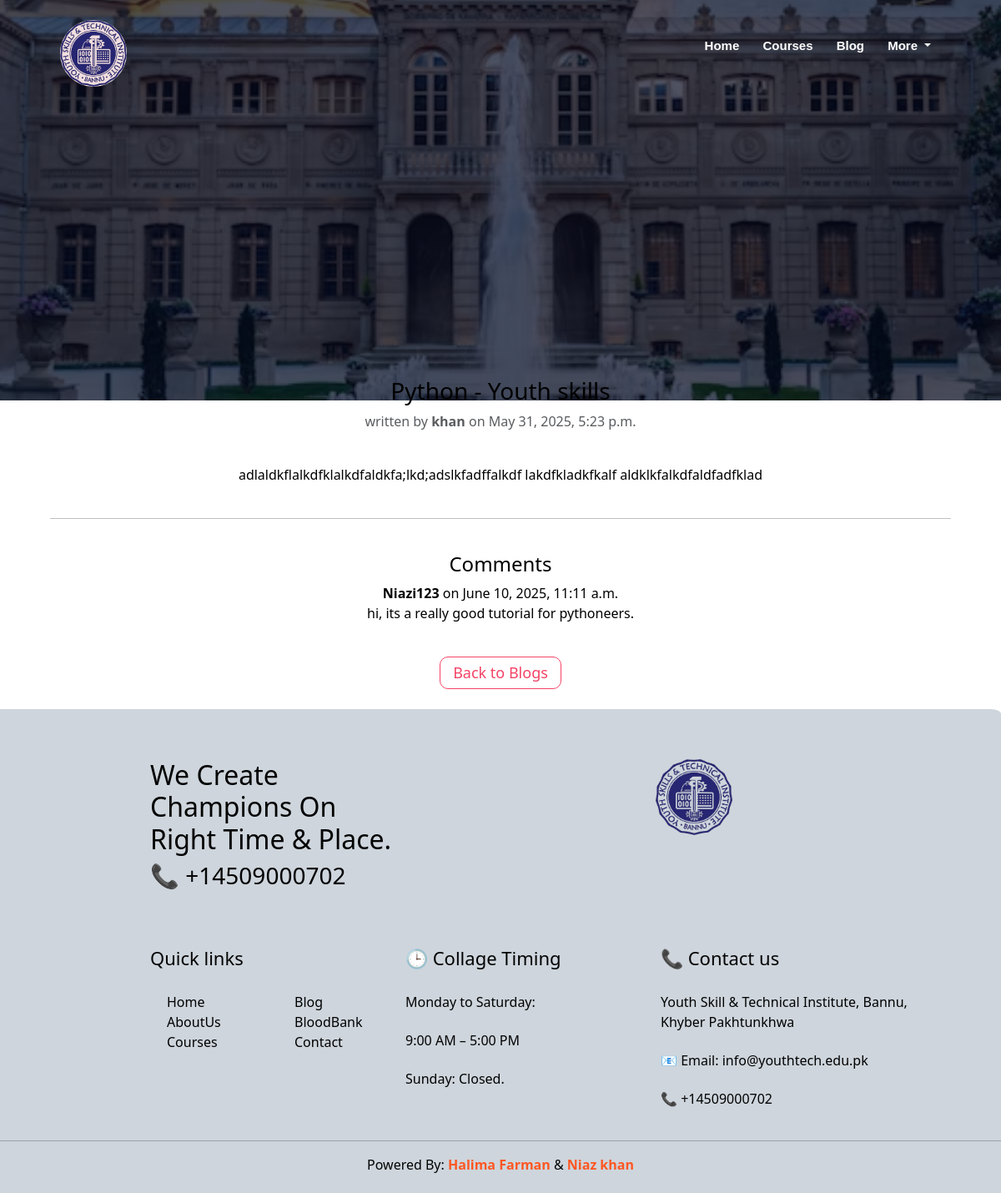
/blog/blog-detail/1/, run on the app's committed database.
### Blogs/models.py (models this page shows, shortened)
class BlogPost(models.Model):
    title = models.CharField(max_length=200)
    content = models.TextField()
    auther = models.ForeignKey(
        settings.AUTH_USER_MODEL,
        on_delete=models.CASCADE,
        related_name='blog_posts'
    )
    category = models.ForeignKey(Category, on_delete=models.SET_NULL, null=True, blank=True)
    created_at = models.DateTimeField(default=timezone.now)
    featured = models.BooleanField(default=False)

class Comments(models.Model):
    post = models.ForeignKey(BlogPost, on_delete=models.CASCADE, related_name='comments')
    auther = models.ForeignKey(
        settings.AUTH_USER_MODEL,
        on_delete=models.CASCADE,
        related_name='comments'
    )
    content = models.TextField()
    created_at = models.DateTimeField(auto_now_add=True)

### accounts/models.py (models this page shows)
class CustomUser(AbstractUser):
    ROLE_CHOICES = (
        ('admin', 'Admin'),
        ('enroller', 'Enroller'),
        ('student', 'Student'),
        ('guest','Guest'),
    )
    role = models.CharField(max_length=20, choices=ROLE_CHOICES, default='guest')

### Blogs/views.py (the view)
# urls.py: path('blog-detail/<id>/', views.blog_detail, name='blog_detail'),
def blog_detail(request, id):
    post = get_object_or_404(BlogPost, id=id)
    comments = post.comments.all().order_by('-created_at')
    form = CommentsForm(request.POST or None)
    if request.method == 'POST' and form.is_valid():
        comment = form.save(commit=False)
        comment.post = post
        comment.auther = request.user
        comment.save()
        return redirect('blog_detail', post.id)
    return render(request, 'blog_detail.html', {
        'post': post,
        'comments': comments,
        'form': form
        })

### Blogs/templates/blog_detail.html (shortened to what this page needs)
{% extends "base.html" %}
{% block nav %}
{% include "subnav.html" %}
{% endblock nav %}
{% block content %}
<div style="margin-top:25%; margin-left: 5%; margin-right: 5%; color: black;">
    <article>
        <br>
        <h3>
            {{ post.title }} - Youth skills
        </h3>
        <p class='text-muted'> written by
            <strong>
                {{ post.auther }}
            </strong>
            on {{ post.created_at }}
        </p>
        <br>
        <div>
            {{ post.content }}
        </div>
        <br>
        <hr>
        <br>
        <div>
            <h4>
                Comments
            </h4>
            {% for comment in comments %}
            <div class="mb-2">
                <strong>
                    {{ comment.auther }}
                </strong>
                on {{ comment.created_at }}
                <br>
                {{ comment.content|linebreaks }}
            </div>
            {% empty %}
            <p>
                No comments yet
            </p>
            {% endfor %}
        </div>
        <div>
            <br>
            <a href="{% url 'blogs' %}" class="red-btn hero-btn">Back to Blogs</a>
        </div>
    </article>
    <br>
</div>
{% endblock content %}

### templates/base.html (shortened to what this page needs)
{% load static %}
<!DOCTYPE html>
<html lang="en">
<head>
    <link href="https://cdn.jsdelivr.net/npm/bootstrap@5.3.3/dist/css/bootstrap.min.css" rel="stylesheet">
    <link rel="stylesheet" href="https://cdnjs.cloudflare.com/ajax/libs/font-awesome/6.7.2/css/all.min.css">
    <link rel="stylesheet" href="{% static 'style.css' %}">
    <link rel="stylesheet" href="https://cdnjs.cloudflare.com/ajax/libs/font-awesome/6.4.2/css/all.min.css">
    <link rel="stylesheet" href="https://cdn.jsdelivr.net/npm/bootstrap-icons@1.11.3/font/bootstrap-icons.css">
    <link href="https://cdn.jsdelivr.net/npm/bootstrap@5.3.3/dist/css/bootstrap.min.css" rel="stylesheet">
    <link href="https://cdn.jsdelivr.net/npm/bootstrap-icons@1.11.3/font/bootstrap-icons.css" rel="stylesheet">
</head>
<body>
    {% block nav %}
    {% endblock nav %}
   <div class="my_body">
       {% block content %}
       {% endblock %}
   </div>
   {% include "footer.html" %}
</body>
</html>

### templates/subnav.html (shortened to what this page needs)
{% load static %}
<section class="sub-header">
    <nav>
        <a href="{% url 'home' %}">
            <img src="{% static 'images/logo.png' %}" alt="logo">
        </a>
        <div class="nav-links">
            <ul>
                <li>
                    <a href="{% url 'home' %}">
                        Home
                    </a>
                </li>
                <li>
                    <a href="{% url 'programs' %}">
                        Courses
                    </a>
                </li>
                <li>
                    <a href="{% url 'blogs'%}">
                        Blog
                    </a>
                </li>
                <li class="dropdown">
                    <a href="#" class="dropdown-toggle" data-bs-toggle="dropdown" aria-expanded="false">
                        More
                    </a>
                </li>
            </ul>
        </div>
    </nav>

### templates/footer.html (shortened to what this page needs)
{% load static %}
<footer class="footer">
    <div class="container1">
        <div class="footer-inner">
            <div class="footer-top">
                <h2>
                    We Create Champions On Right Time &amp Place.
                </h2>
                <h3>
                    📞 +14509000702
                </h3>
            </div>
        </div>
        <div class="footer-inner">
                <img src="{% static 'images/logo.png' %}" alt="this is logo" style="width:30%; margin-left: 300px; border-radius: 10px;">
        </div>
    </div>
    <div class="container1">
        <div class="footer-inner">
            <h4>
                Quick links
            </h4>
            <div class="footer-menu">
                <ul>
                    <div style="display: flex;">
                        <ul style="flex: 1; list-style: none; padding-left: 0px;">
                            <li>
                                <a href="{% url 'home' %}">
                                    Home
                                </a>
                            </li>
                            <li>
                                <a href="{% url 'about'%}">
                                    AboutUs
                                </a>
                            </li>
                            <li>
                                <a href="{% url 'programs' %}">
                                    Courses
                                </a>
                            </li>
                        </ul>
                        <ul style="flex: 1; list-style: none; padding-left: 0;">
                            <li>
                                <a href="{% url 'blogs'%}">
                                    Blog
                                </a>
                            </li>
                            <li>
                                <a href="{% url 'donation_list'%}">
                                    BloodBank
                                </a>
                            </li>
                            <li>
                                <a href="">
                                    Contact
                                </a>
                            </li>
                        </ul>
                    </div>
                </ul>
            </div>
        </div>
        <div class="footer-inner">
            <h4>
                🕒 Collage Timing
            </h4>
            <p>
                 Monday to Saturday:
            </p>
            <p>
                9:00 AM – 5:00 PM
            </p>
            <p>
                Sunday: Closed.
            </p>
        </div>
        <div class="footer-inner">
            <h4>
                📞 Contact us
            </h4>
            <div class="contact-info">
                <p>
                    Youth Skill & Technical Institute, Bannu,<br> Khyber Pakhtunkhwa
                </p>
                <p>
                    📧 Email:
                    info@youthtech.edu.pk
                </p>
                <p>
                    📞 +14509000702
                </p>
            </div>
        </div>
    </div>
    <hr>
    <div class="devloper">
        <p>
            Powered By:
            <a href="http://www.linkedin.com/in/halima-farman-255244306" target="blank">
                Halima Farman
            </a>
            &amp
            <a href="http://www.linkedin.com/in/niaz-khan-043057366" target="blank">
                Niaz khan
            </a>
        </p>
    </div>
</footer>

### static/style.css (style rules this page uses)
* { margin: 0; padding: 0; }
nav { display: flex; padding: 2% 6%; justify-content: space-between; align-items: center; }
nav img { width: 80px; background-color: #f1dfdf; border-radius: 50%; }
.nav-links { flex: 1; text-align: right; }
.nav-links ul li { list-style: none; display: inline-block; padding: 8px 12px; position: relative; }
.nav-links ul li::after { content: ''; width: 0%; height: 3px; background-color: #f44366; display: block; margin: auto; transition: 0.3s; border-radius: 10px; }
.nav-links ul li a { text-decoration: none; color: white; font-size: 15px; font-family: sans-serif; font-weight: 600; }
.hero-btn { display: inline-block; text-decoration: none; color: white; border: 1px solid white; padding: 5px 15px; font-size: 18px; background: transparent; position: relative; cursor: pointer; border-radius: 10px; }
.sub-header { height: 60vh; width: 100%; background-image: linear-gradient(rgba(4,9,30,0.7),rgba(4,9,30,0.7)), url(pic1.avif); background-position: center; background-size: cover; text-align: center; color: white; }
.red-btn { border: 1px solid #f44366; background: transparent; color: #f44366; }
.footer { background-color: rgb(206, 213, 220); width: 100%; float: left; color: rgb(2, 2, 2); border-top-right-radius: 1%; }
.container1 { width: 100%; padding-top: 5%; padding-left: 15%; display: flex; justify-content: left; text-align: left; }
.footer-inner { flex-basis: 30%; width: 30%; float: left; justify-content: space-between; }
.footer h4 { font-size: 22px; padding-bottom: 20px; }
.footer p { font-size: 16px; padding-bottom: 6px; }
.footer-menu ul { padding: 0px; }
.footer-menu li { width: 50%; list-style: none; }
.footer-menu li a { text-decoration: none; padding: 2px 20px; color: rgb(0, 0, 0); font-weight: 500; cursor: pointer; }
.devloper { text-align: center; margin-top: 10px; margin-bottom: 10px; }
.devloper p a { text-decoration: none; color: #FF5722; font-weight: 700; }

### data on the page
BlogPost: title "Python", auther "khan", created_at "May 31, 2025, 5:23 p.m.", content "adlaldkflalkdfklalkdfaldkfa;lkd;adslkfadffalkdf lakdfkladkfkalf aldklkfalkdfaldfadfklad"
Comments: auther "Niazi123", created_at "June 10, 2025, 11:11 a.m.", content "hi, its a really good tutorial for pythoneers."
